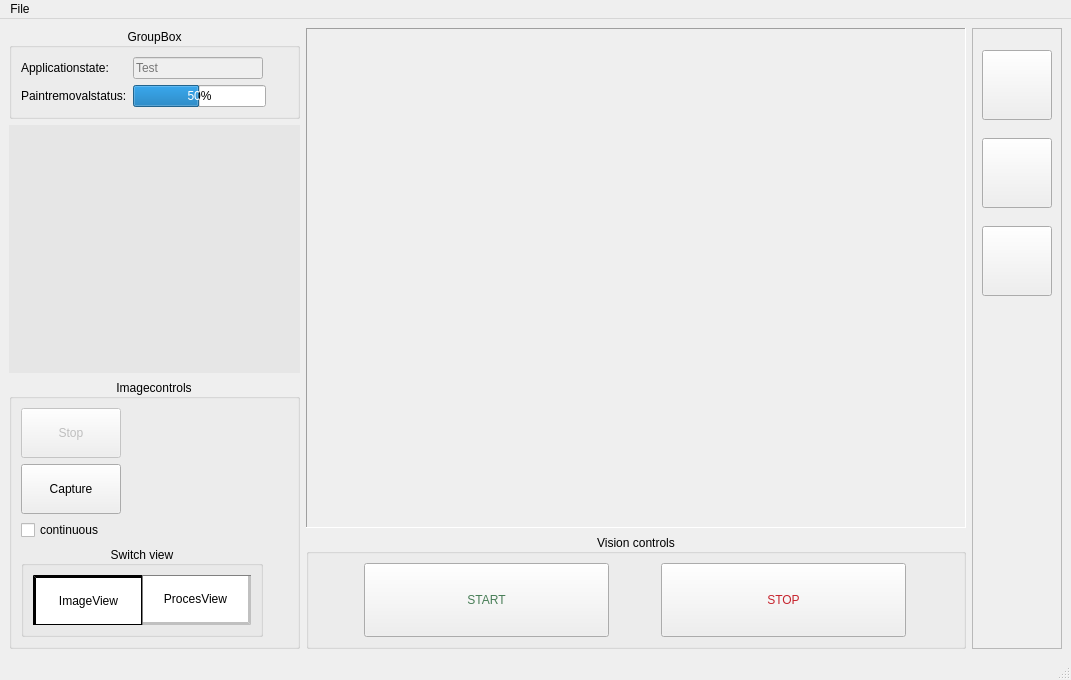
<?xml version="1.0" encoding="UTF-8"?>
<ui version="4.0">
 <class>MainWindow</class>
 <widget class="QMainWindow" name="MainWindow">
  <property name="geometry">
   <rect>
    <x>0</x>
    <y>0</y>
    <width>1071</width>
    <height>680</height>
   </rect>
  </property>
  <property name="sizePolicy">
   <sizepolicy hsizetype="Fixed" vsizetype="Fixed">
    <horstretch>0</horstretch>
    <verstretch>0</verstretch>
   </sizepolicy>
  </property>
  <property name="windowTitle">
   <string>MainWindow</string>
  </property>
  <widget class="QWidget" name="centralwidget">
   <layout class="QHBoxLayout" name="horizontalLayout">
    <item>
     <layout class="QVBoxLayout" name="verticalLayout">
      <item>
       <widget class="QStackedWidget" name="stackedWidget">
        <property name="sizePolicy">
         <sizepolicy hsizetype="MinimumExpanding" vsizetype="MinimumExpanding">
          <horstretch>0</horstretch>
          <verstretch>0</verstretch>
         </sizepolicy>
        </property>
        <property name="minimumSize">
         <size>
          <width>0</width>
          <height>0</height>
         </size>
        </property>
        <property name="currentIndex">
         <number>0</number>
        </property>
        <widget class="QWidget" name="homepage">
         <layout class="QVBoxLayout" name="verticalLayout_4">
          <property name="spacing">
           <number>0</number>
          </property>
          <property name="leftMargin">
           <number>0</number>
          </property>
          <property name="topMargin">
           <number>0</number>
          </property>
          <property name="rightMargin">
           <number>0</number>
          </property>
          <property name="bottomMargin">
           <number>0</number>
          </property>
          <item>
           <layout class="QHBoxLayout" name="horizontalLayout_5">
            <property name="spacing">
             <number>6</number>
            </property>
            <item>
             <layout class="QVBoxLayout" name="verticalLayout_12">
              <property name="rightMargin">
               <number>0</number>
              </property>
              <item>
               <widget class="QGroupBox" name="groupBox_4">
                <property name="sizePolicy">
                 <sizepolicy hsizetype="Preferred" vsizetype="Maximum">
                  <horstretch>0</horstretch>
                  <verstretch>0</verstretch>
                 </sizepolicy>
                </property>
                <property name="title">
                 <string>GroupBox</string>
                </property>
                <property name="alignment">
                 <set>Qt::AlignCenter</set>
                </property>
                <property name="flat">
                 <bool>true</bool>
                </property>
                <layout class="QFormLayout" name="formLayout_2">
                 <item row="2" column="0">
                  <widget class="QLabel" name="label">
                   <property name="text">
                    <string>Applicationstate:</string>
                   </property>
                  </widget>
                 </item>
                 <item row="2" column="1">
                  <widget class="QLineEdit" name="lineEdit">
                   <property name="enabled">
                    <bool>false</bool>
                   </property>
                   <property name="sizePolicy">
                    <sizepolicy hsizetype="Maximum" vsizetype="Fixed">
                     <horstretch>0</horstretch>
                     <verstretch>0</verstretch>
                    </sizepolicy>
                   </property>
                   <property name="minimumSize">
                    <size>
                     <width>130</width>
                     <height>0</height>
                    </size>
                   </property>
                   <property name="placeholderText">
                    <string>Test</string>
                   </property>
                  </widget>
                 </item>
                 <item row="3" column="1">
                  <widget class="QProgressBar" name="progressBar">
                   <property name="sizePolicy">
                    <sizepolicy hsizetype="Maximum" vsizetype="Maximum">
                     <horstretch>0</horstretch>
                     <verstretch>0</verstretch>
                    </sizepolicy>
                   </property>
                   <property name="minimumSize">
                    <size>
                     <width>133</width>
                     <height>0</height>
                    </size>
                   </property>
                   <property name="value">
                    <number>50</number>
                   </property>
                  </widget>
                 </item>
                 <item row="3" column="0">
                  <widget class="QLabel" name="label_3">
                   <property name="text">
                    <string>Paintremovalstatus:</string>
                   </property>
                  </widget>
                 </item>
                </layout>
               </widget>
              </item>
              <item>
               <widget class="QWidget" name="widget" native="true">
                <property name="styleSheet">
                 <string notr="true">background-color: rgb(230, 230, 230)</string>
                </property>
                <layout class="QGridLayout" name="gridLayout_2"/>
               </widget>
              </item>
              <item>
               <widget class="QGroupBox" name="groupBox_2">
                <property name="sizePolicy">
                 <sizepolicy hsizetype="Minimum" vsizetype="Maximum">
                  <horstretch>0</horstretch>
                  <verstretch>0</verstretch>
                 </sizepolicy>
                </property>
                <property name="layoutDirection">
                 <enum>Qt::LeftToRight</enum>
                </property>
                <property name="title">
                 <string>Imagecontrols</string>
                </property>
                <property name="alignment">
                 <set>Qt::AlignCenter</set>
                </property>
                <property name="flat">
                 <bool>false</bool>
                </property>
                <property name="checkable">
                 <bool>false</bool>
                </property>
                <property name="checked">
                 <bool>false</bool>
                </property>
                <layout class="QFormLayout" name="formLayout">
                 <property name="formAlignment">
                  <set>Qt::AlignLeading|Qt::AlignLeft|Qt::AlignTop</set>
                 </property>
                 <property name="horizontalSpacing">
                  <number>0</number>
                 </property>
                 <item row="1" column="0">
                  <widget class="QPushButton" name="capturesstopbtn">
                   <property name="enabled">
                    <bool>false</bool>
                   </property>
                   <property name="sizePolicy">
                    <sizepolicy hsizetype="Maximum" vsizetype="Maximum">
                     <horstretch>0</horstretch>
                     <verstretch>0</verstretch>
                    </sizepolicy>
                   </property>
                   <property name="minimumSize">
                    <size>
                     <width>100</width>
                     <height>50</height>
                    </size>
                   </property>
                   <property name="text">
                    <string>Stop</string>
                   </property>
                  </widget>
                 </item>
                 <item row="2" column="0">
                  <widget class="QPushButton" name="capturebtn">
                   <property name="sizePolicy">
                    <sizepolicy hsizetype="Maximum" vsizetype="Fixed">
                     <horstretch>0</horstretch>
                     <verstretch>0</verstretch>
                    </sizepolicy>
                   </property>
                   <property name="minimumSize">
                    <size>
                     <width>100</width>
                     <height>50</height>
                    </size>
                   </property>
                   <property name="text">
                    <string>Capture</string>
                   </property>
                  </widget>
                 </item>
                 <item row="3" column="0">
                  <widget class="QCheckBox" name="sinorcon">
                   <property name="sizePolicy">
                    <sizepolicy hsizetype="Maximum" vsizetype="Maximum">
                     <horstretch>0</horstretch>
                     <verstretch>0</verstretch>
                    </sizepolicy>
                   </property>
                   <property name="text">
                    <string>continuous</string>
                   </property>
                   <property name="iconSize">
                    <size>
                     <width>16</width>
                     <height>16</height>
                    </size>
                   </property>
                  </widget>
                 </item>
                 <item row="4" column="0">
                  <widget class="QGroupBox" name="groupBox_3">
                   <property name="sizePolicy">
                    <sizepolicy hsizetype="MinimumExpanding" vsizetype="MinimumExpanding">
                     <horstretch>0</horstretch>
                     <verstretch>0</verstretch>
                    </sizepolicy>
                   </property>
                   <property name="title">
                    <string>Switch view</string>
                   </property>
                   <property name="alignment">
                    <set>Qt::AlignCenter</set>
                   </property>
                   <property name="flat">
                    <bool>false</bool>
                   </property>
                   <layout class="QHBoxLayout" name="horizontalLayout_2">
                    <property name="spacing">
                     <number>0</number>
                    </property>
                    <property name="rightMargin">
                     <number>9</number>
                    </property>
                    <item>
                     <widget class="QPushButton" name="cameraviewbtn">
                      <property name="sizePolicy">
                       <sizepolicy hsizetype="MinimumExpanding" vsizetype="MinimumExpanding">
                        <horstretch>0</horstretch>
                        <verstretch>0</verstretch>
                       </sizepolicy>
                      </property>
                      <property name="minimumSize">
                       <size>
                        <width>109</width>
                        <height>50</height>
                       </size>
                      </property>
                      <property name="font">
                       <font>
                        <kerning>true</kerning>
                       </font>
                      </property>
                      <property name="styleSheet">
                       <string notr="true">QPushButton {
	background-color: white;
	border-style: inset;
	border-width: 1px 3px 3px 1px;
	border-color: gray;
}

QPushButton:checked {
	background-color: white;
	border-style: outset;
	border-width: 3px 1px 1px 3px;
	border-color: black
}
</string>
                      </property>
                      <property name="text">
                       <string>ImageView</string>
                      </property>
                      <property name="checkable">
                       <bool>true</bool>
                      </property>
                      <property name="checked">
                       <bool>true</bool>
                      </property>
                     </widget>
                    </item>
                    <item>
                     <widget class="QPushButton" name="procesviewbtn">
                      <property name="sizePolicy">
                       <sizepolicy hsizetype="MinimumExpanding" vsizetype="MinimumExpanding">
                        <horstretch>0</horstretch>
                        <verstretch>0</verstretch>
                       </sizepolicy>
                      </property>
                      <property name="minimumSize">
                       <size>
                        <width>109</width>
                        <height>50</height>
                       </size>
                      </property>
                      <property name="styleSheet">
                       <string notr="true">QPushButton {
	background-color: white;
	border-style: inset;
	border-width: 1px 3px 3px 1px;
	border-color: gray;
}

QPushButton:checked {
	background-color: white;
	border-style: outset;
	border-width: 3px 1px 1px 3px;
	border-color: black
}
</string>
                      </property>
                      <property name="text">
                       <string>ProcesView</string>
                      </property>
                      <property name="checkable">
                       <bool>true</bool>
                      </property>
                      <property name="checked">
                       <bool>false</bool>
                      </property>
                     </widget>
                    </item>
                   </layout>
                  </widget>
                 </item>
                </layout>
               </widget>
              </item>
             </layout>
            </item>
            <item>
             <layout class="QVBoxLayout" name="verticalLayout_11">
              <property name="rightMargin">
               <number>0</number>
              </property>
              <property name="bottomMargin">
               <number>0</number>
              </property>
              <item>
               <widget class="QStackedWidget" name="imageviewstack">
                <property name="sizePolicy">
                 <sizepolicy hsizetype="Minimum" vsizetype="Minimum">
                  <horstretch>0</horstretch>
                  <verstretch>0</verstretch>
                 </sizepolicy>
                </property>
                <property name="minimumSize">
                 <size>
                  <width>640</width>
                  <height>480</height>
                 </size>
                </property>
                <property name="frameShape">
                 <enum>QFrame::Panel</enum>
                </property>
                <property name="frameShadow">
                 <enum>QFrame::Sunken</enum>
                </property>
                <property name="lineWidth">
                 <number>1</number>
                </property>
                <property name="currentIndex">
                 <number>1</number>
                </property>
                <widget class="QWidget" name="origin">
                 <property name="sizePolicy">
                  <sizepolicy hsizetype="Preferred" vsizetype="Preferred">
                   <horstretch>0</horstretch>
                   <verstretch>0</verstretch>
                  </sizepolicy>
                 </property>
                 <layout class="QVBoxLayout" name="verticalLayout_10">
                  <property name="spacing">
                   <number>6</number>
                  </property>
                  <property name="leftMargin">
                   <number>9</number>
                  </property>
                  <property name="topMargin">
                   <number>9</number>
                  </property>
                  <property name="rightMargin">
                   <number>9</number>
                  </property>
                  <property name="bottomMargin">
                   <number>9</number>
                  </property>
                  <item>
                   <widget class="QLabel" name="imageview">
                    <property name="sizePolicy">
                     <sizepolicy hsizetype="Maximum" vsizetype="Maximum">
                      <horstretch>0</horstretch>
                      <verstretch>0</verstretch>
                     </sizepolicy>
                    </property>
                    <property name="minimumSize">
                     <size>
                      <width>640</width>
                      <height>480</height>
                     </size>
                    </property>
                    <property name="contextMenuPolicy">
                     <enum>Qt::DefaultContextMenu</enum>
                    </property>
                    <property name="text">
                     <string/>
                    </property>
                    <property name="pixmap">
                     <pixmap resource="../Resources.qrc">:/Qtresources/Resources/Images/fdddddfffff.png</pixmap>
                    </property>
                    <property name="scaledContents">
                     <bool>true</bool>
                    </property>
                    <property name="indent">
                     <number>-1</number>
                    </property>
                   </widget>
                  </item>
                 </layout>
                </widget>
                <widget class="QWidget" name="processed">
                 <property name="sizePolicy">
                  <sizepolicy hsizetype="Preferred" vsizetype="Preferred">
                   <horstretch>0</horstretch>
                   <verstretch>0</verstretch>
                  </sizepolicy>
                 </property>
                 <layout class="QVBoxLayout" name="verticalLayout_9">
                  <property name="sizeConstraint">
                   <enum>QLayout::SetDefaultConstraint</enum>
                  </property>
                  <item>
                   <widget class="QLabel" name="imageviewprocessed">
                    <property name="sizePolicy">
                     <sizepolicy hsizetype="Maximum" vsizetype="Maximum">
                      <horstretch>0</horstretch>
                      <verstretch>0</verstretch>
                     </sizepolicy>
                    </property>
                    <property name="minimumSize">
                     <size>
                      <width>640</width>
                      <height>480</height>
                     </size>
                    </property>
                    <property name="text">
                     <string/>
                    </property>
                    <property name="pixmap">
                     <pixmap resource="../Resources.qrc">:/Qtresources/Resources/Images/0awdwad00000.png</pixmap>
                    </property>
                    <property name="scaledContents">
                     <bool>true</bool>
                    </property>
                    <property name="alignment">
                     <set>Qt::AlignLeading|Qt::AlignLeft|Qt::AlignVCenter</set>
                    </property>
                    <property name="margin">
                     <number>0</number>
                    </property>
                   </widget>
                  </item>
                 </layout>
                </widget>
               </widget>
              </item>
              <item>
               <layout class="QHBoxLayout" name="horizontalLayout_9">
                <property name="spacing">
                 <number>0</number>
                </property>
                <item>
                 <widget class="QGroupBox" name="groupBox">
                  <property name="cursor">
                   <cursorShape>ArrowCursor</cursorShape>
                  </property>
                  <property name="layoutDirection">
                   <enum>Qt::LeftToRight</enum>
                  </property>
                  <property name="title">
                   <string>Vision controls</string>
                  </property>
                  <property name="alignment">
                   <set>Qt::AlignCenter</set>
                  </property>
                  <property name="flat">
                   <bool>false</bool>
                  </property>
                  <layout class="QHBoxLayout" name="horizontalLayout_7">
                   <property name="spacing">
                    <number>6</number>
                   </property>
                   <property name="sizeConstraint">
                    <enum>QLayout::SetDefaultConstraint</enum>
                   </property>
                   <item>
                    <widget class="QPushButton" name="startbtn">
                     <property name="sizePolicy">
                      <sizepolicy hsizetype="Maximum" vsizetype="Maximum">
                       <horstretch>0</horstretch>
                       <verstretch>0</verstretch>
                      </sizepolicy>
                     </property>
                     <property name="minimumSize">
                      <size>
                       <width>245</width>
                       <height>74</height>
                      </size>
                     </property>
                     <property name="styleSheet">
                      <string notr="true">color: rgb(71, 125, 86);
font: 39pt &quot;MS Shell Dlg 2&quot;;</string>
                     </property>
                     <property name="text">
                      <string>START</string>
                     </property>
                    </widget>
                   </item>
                   <item>
                    <widget class="QPushButton" name="stopbtn">
                     <property name="sizePolicy">
                      <sizepolicy hsizetype="Maximum" vsizetype="Maximum">
                       <horstretch>0</horstretch>
                       <verstretch>0</verstretch>
                      </sizepolicy>
                     </property>
                     <property name="minimumSize">
                      <size>
                       <width>245</width>
                       <height>74</height>
                      </size>
                     </property>
                     <property name="styleSheet">
                      <string notr="true">color: rgb(198, 36, 46);
font: 39pt &quot;MS Shell Dlg 2&quot;;</string>
                     </property>
                     <property name="text">
                      <string>STOP</string>
                     </property>
                    </widget>
                   </item>
                  </layout>
                 </widget>
                </item>
               </layout>
              </item>
             </layout>
            </item>
           </layout>
          </item>
         </layout>
        </widget>
        <widget class="QWidget" name="simpage">
         <layout class="QHBoxLayout" name="horizontalLayout_4">
          <item>
           <widget class="QWidget" name="SimView" native="true"/>
          </item>
         </layout>
        </widget>
        <widget class="QWidget" name="manualpage">
         <layout class="QVBoxLayout" name="verticalLayout_5">
          <item>
           <layout class="QVBoxLayout" name="verticalLayout_8">
            <item>
             <layout class="QVBoxLayout" name="verticalLayout_6">
              <item alignment="Qt::AlignHCenter">
               <widget class="QPushButton" name="pushButton">
                <property name="sizePolicy">
                 <sizepolicy hsizetype="Maximum" vsizetype="Maximum">
                  <horstretch>0</horstretch>
                  <verstretch>0</verstretch>
                 </sizepolicy>
                </property>
                <property name="text">
                 <string notr="true">↑</string>
                </property>
               </widget>
              </item>
             </layout>
            </item>
            <item>
             <layout class="QHBoxLayout" name="horizontalLayout_3">
              <item alignment="Qt::AlignHCenter">
               <widget class="QPushButton" name="pushButton_4">
                <property name="sizePolicy">
                 <sizepolicy hsizetype="Maximum" vsizetype="Fixed">
                  <horstretch>0</horstretch>
                  <verstretch>0</verstretch>
                 </sizepolicy>
                </property>
                <property name="text">
                 <string>←</string>
                </property>
               </widget>
              </item>
              <item alignment="Qt::AlignHCenter">
               <widget class="QPushButton" name="pushButton_2">
                <property name="sizePolicy">
                 <sizepolicy hsizetype="Maximum" vsizetype="Fixed">
                  <horstretch>0</horstretch>
                  <verstretch>0</verstretch>
                 </sizepolicy>
                </property>
                <property name="text">
                 <string>→</string>
                </property>
               </widget>
              </item>
             </layout>
            </item>
            <item>
             <layout class="QVBoxLayout" name="verticalLayout_7">
              <item alignment="Qt::AlignHCenter">
               <widget class="QPushButton" name="pushButton_3">
                <property name="sizePolicy">
                 <sizepolicy hsizetype="Maximum" vsizetype="Fixed">
                  <horstretch>0</horstretch>
                  <verstretch>0</verstretch>
                 </sizepolicy>
                </property>
                <property name="text">
                 <string>↓</string>
                </property>
               </widget>
              </item>
             </layout>
            </item>
           </layout>
          </item>
         </layout>
        </widget>
       </widget>
      </item>
     </layout>
    </item>
    <item>
     <layout class="QVBoxLayout" name="verticalLayout_2">
      <item>
       <widget class="QScrollArea" name="scrollArea">
        <property name="sizePolicy">
         <sizepolicy hsizetype="Minimum" vsizetype="MinimumExpanding">
          <horstretch>0</horstretch>
          <verstretch>0</verstretch>
         </sizepolicy>
        </property>
        <property name="widgetResizable">
         <bool>true</bool>
        </property>
        <widget class="QWidget" name="scrollAreaWidgetContents">
         <property name="geometry">
          <rect>
           <x>0</x>
           <y>0</y>
           <width>100</width>
           <height>617</height>
          </rect>
         </property>
         <layout class="QVBoxLayout" name="verticalLayout_3">
          <item>
           <spacer name="verticalSpacer_4">
            <property name="orientation">
             <enum>Qt::Vertical</enum>
            </property>
            <property name="sizeType">
             <enum>QSizePolicy::Minimum</enum>
            </property>
            <property name="sizeHint" stdset="0">
             <size>
              <width>20</width>
              <height>12</height>
             </size>
            </property>
           </spacer>
          </item>
          <item alignment="Qt::AlignHCenter">
           <widget class="QPushButton" name="homebtn">
            <property name="minimumSize">
             <size>
              <width>70</width>
              <height>70</height>
             </size>
            </property>
            <property name="text">
             <string/>
            </property>
            <property name="icon">
             <iconset resource="../Resources.qrc">
              <normaloff>:/Qtresources/Resources/Images/resized image.png</normaloff>:/Qtresources/Resources/Images/resized image.png</iconset>
            </property>
            <property name="iconSize">
             <size>
              <width>70</width>
              <height>70</height>
             </size>
            </property>
           </widget>
          </item>
          <item>
           <spacer name="verticalSpacer">
            <property name="orientation">
             <enum>Qt::Vertical</enum>
            </property>
            <property name="sizeType">
             <enum>QSizePolicy::Maximum</enum>
            </property>
            <property name="sizeHint" stdset="0">
             <size>
              <width>20</width>
              <height>12</height>
             </size>
            </property>
           </spacer>
          </item>
          <item alignment="Qt::AlignHCenter|Qt::AlignVCenter">
           <widget class="QPushButton" name="simbtn">
            <property name="minimumSize">
             <size>
              <width>70</width>
              <height>70</height>
             </size>
            </property>
            <property name="text">
             <string/>
            </property>
            <property name="icon">
             <iconset resource="../Resources.qrc">
              <normaloff>:/Qtresources/Resources/Images/SIM.png</normaloff>:/Qtresources/Resources/Images/SIM.png</iconset>
            </property>
            <property name="iconSize">
             <size>
              <width>70</width>
              <height>70</height>
             </size>
            </property>
           </widget>
          </item>
          <item>
           <spacer name="verticalSpacer_2">
            <property name="orientation">
             <enum>Qt::Vertical</enum>
            </property>
            <property name="sizeType">
             <enum>QSizePolicy::Maximum</enum>
            </property>
            <property name="sizeHint" stdset="0">
             <size>
              <width>20</width>
              <height>12</height>
             </size>
            </property>
           </spacer>
          </item>
          <item alignment="Qt::AlignHCenter">
           <widget class="QPushButton" name="manualbtn">
            <property name="minimumSize">
             <size>
              <width>70</width>
              <height>70</height>
             </size>
            </property>
            <property name="text">
             <string/>
            </property>
            <property name="icon">
             <iconset resource="../Resources.qrc">
              <normaloff>:/Qtresources/Resources/Images/stick-shift-gear-speed-512.png</normaloff>:/Qtresources/Resources/Images/stick-shift-gear-speed-512.png</iconset>
            </property>
            <property name="iconSize">
             <size>
              <width>70</width>
              <height>70</height>
             </size>
            </property>
           </widget>
          </item>
          <item>
           <spacer name="verticalSpacer_3">
            <property name="orientation">
             <enum>Qt::Vertical</enum>
            </property>
            <property name="sizeType">
             <enum>QSizePolicy::MinimumExpanding</enum>
            </property>
            <property name="sizeHint" stdset="0">
             <size>
              <width>20</width>
              <height>40</height>
             </size>
            </property>
           </spacer>
          </item>
         </layout>
        </widget>
       </widget>
      </item>
     </layout>
    </item>
   </layout>
  </widget>
  <widget class="QMenuBar" name="menubar">
   <property name="geometry">
    <rect>
     <x>0</x>
     <y>0</y>
     <width>1071</width>
     <height>21</height>
    </rect>
   </property>
   <widget class="QMenu" name="menuMenu">
    <property name="title">
     <string>File</string>
    </property>
    <addaction name="exitui"/>
   </widget>
   <addaction name="menuMenu"/>
  </widget>
  <widget class="QStatusBar" name="statusbar"/>
  <action name="exitui">
   <property name="text">
    <string>Exit</string>
   </property>
   <property name="shortcut">
    <string>Ctrl+Q</string>
   </property>
  </action>
 </widget>
 <resources>
  <include location="../Resources.qrc"/>
 </resources>
 <connections>
  <connection>
   <sender>cameraviewbtn</sender>
   <signal>clicked()</signal>
   <receiver>procesviewbtn</receiver>
   <slot>toggle()</slot>
   <hints>
    <hint type="sourcelabel">
     <x>89</x>
     <y>626</y>
    </hint>
    <hint type="destinationlabel">
     <x>189</x>
     <y>626</y>
    </hint>
   </hints>
  </connection>
  <connection>
   <sender>procesviewbtn</sender>
   <signal>clicked()</signal>
   <receiver>cameraviewbtn</receiver>
   <slot>toggle()</slot>
   <hints>
    <hint type="sourcelabel">
     <x>189</x>
     <y>626</y>
    </hint>
    <hint type="destinationlabel">
     <x>89</x>
     <y>626</y>
    </hint>
   </hints>
  </connection>
 </connections>
</ui>
